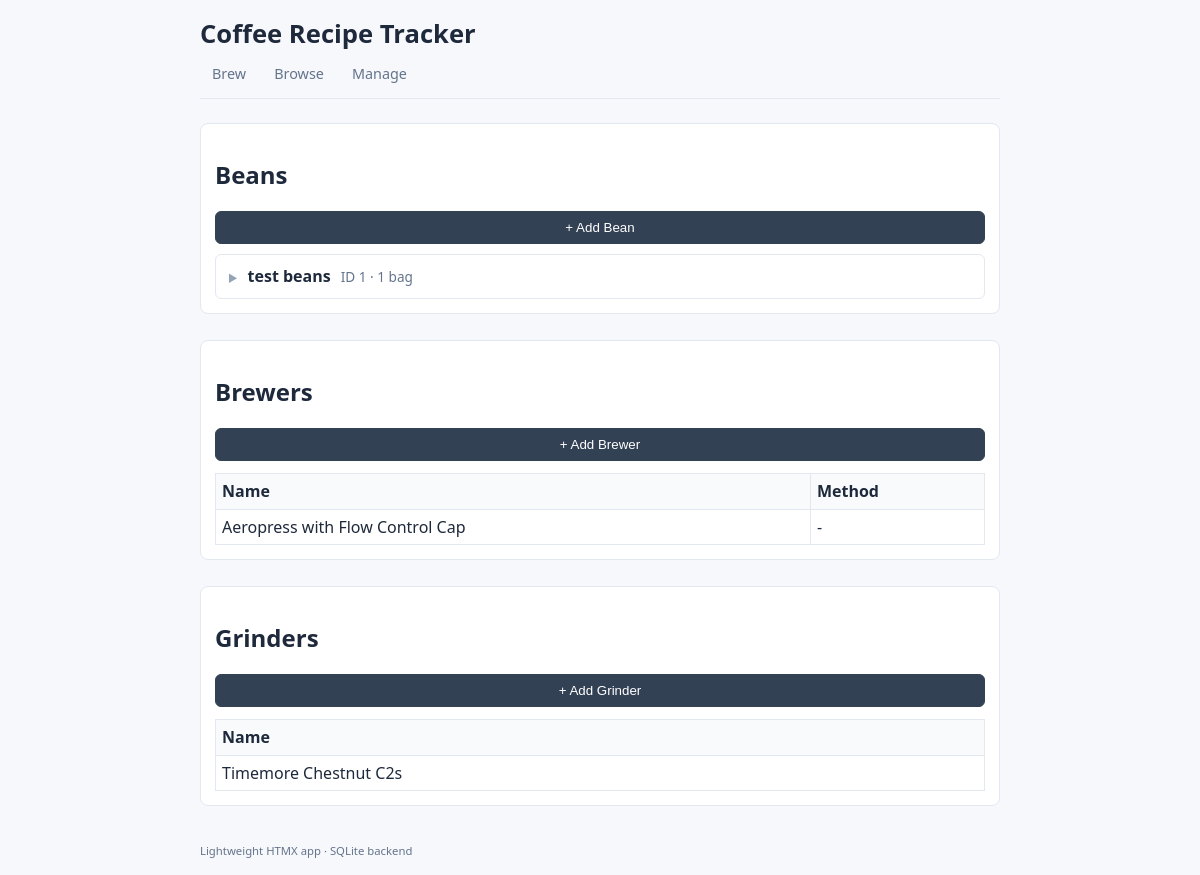
/manage, run on the app's committed database.
### app/models.py (models this page shows)
class Bean(SQLModel, table=True):
    id: Optional[int] = Field(default=None, primary_key=True)
    name: str
    origin: Optional[str] = None
    roast_level: Optional[str] = None
    flavor_notes: Optional[str] = None
    notes: Optional[str] = None
    bags: List["BeanBag"] = Relationship(back_populates="bean")
    recipes: List["Recipe"] = Relationship(back_populates="bean")

class Brewer(SQLModel, table=True):
    id: Optional[int] = Field(default=None, primary_key=True)
    name: str
    method: Optional[str] = None
    notes: Optional[str] = None
    recipes: List["Recipe"] = Relationship(back_populates="brewer")

class Grinder(SQLModel, table=True):
    id: Optional[int] = Field(default=None, primary_key=True)
    name: str
    notes: Optional[str] = None
    recipes: List["Recipe"] = Relationship(back_populates="grinder")

### app/main.py (the view)
@app.get("/manage", response_class=HTMLResponse)
def manage(request: Request):
    with Session(db.engine) as session:
        beans = crud.get_beans(session)
        beans_with_bags = [
            (bean, [(bag, crud.get_remaining_quantity(session, bag)) for bag in crud.get_bags_for_bean(session, bean.id)])  # type: ignore[arg-type]
            for bean in beans
        ]
        brewers = crud.get_brewers(session)
        grinders = crud.get_grinders(session)
        return templates.TemplateResponse("manage.html", {
            "request": request,
            "beans_with_bags": beans_with_bags,
            "brewers": brewers,
            "grinders": grinders,
        })

### app/templates/manage.html (shortened to what this page needs)
{% extends 'base.html' %}
{% block content %}
<div class="grid">
    <section class="card">
        <h2>Beans</h2>
        <button onclick="toggleForm('bean-form')">+ Add Bean</button>
        {% for bean, bags in beans_with_bags %}
        <details class="bean-block">
            <summary class="bean-summary">
                <span class="bean-title">{{ bean.name }}</span>
                <span class="bean-meta">
                    ID {{ bean.id }}
                    · {{ bags|length }} bag{{ 's' if bags|length != 1 else '' }}
                </span>
            </summary>
        </details>
        {% else %}
        <p class="muted" style="margin-top:12px">No beans yet.</p>
        {% endfor %}
    </section>
    <section class="card">
        <h2>Brewers</h2>
        <button onclick="toggleForm('brewer-form')">+ Add Brewer</button>
        {% if brewers %}
        <table class="delta-table" style="margin-top:12px">
            <thead><tr><th>Name</th><th>Method</th></tr></thead>
            <tbody>
                {% for b in brewers %}
                <tr><td>{{ b.name }}</td><td>{{ b.method or '-' }}</td></tr>
                {% endfor %}
            </tbody>
        </table>
        {% endif %}
    </section>
    <section class="card">
        <h2>Grinders</h2>
        <button onclick="toggleForm('grinder-form')">+ Add Grinder</button>
        {% if grinders %}
        <table class="delta-table" style="margin-top:12px">
            <thead><tr><th>Name</th></tr></thead>
            <tbody>
                {% for g in grinders %}
                <tr><td>{{ g.name }}</td></tr>
                {% endfor %}
            </tbody>
        </table>
        {% endif %}
    </section>
</div>
{% endblock %}

### app/static/styles.css (style rules this page uses)
* { box-sizing: border-box; }
body { margin: 0; font-family: ui-sans-serif, system-ui, -apple-system, Segoe UI, sans-serif; background: #f7f8fc; color: #1e293b; line-height: 1.4; padding: 16px; }
.card { background: #fff; border: 1px solid #e2e8f0; border-radius: 8px; padding: 14px; margin-bottom: 14px; }
.grid { display: grid; gap: 12px; }
input, select, textarea, button { width: 100%; padding: 8px; border: 1px solid #cbd5e1; border-radius: 6px; background: #fff; box-sizing: border-box; }
button { background: #334155; color: #fff; border: 1px solid #334155; cursor: pointer; }
.bean-block { border: 1px solid #e2e8f0; border-radius: 6px; padding: 10px 12px; margin-top: 10px; }
.bean-summary { display: flex; align-items: baseline; gap: 10px; cursor: pointer; list-style: none; user-select: none; }
.bean-summary::before { content: '▶'; font-size: 0.65rem; color: #94a3b8; transition: transform 0.15s; }
.bean-title { font-weight: 600; font-size: 1rem; }
.bean-meta { color: #64748b; font-size: 0.85rem; }
.delta-table { width: 100%; border-collapse: collapse; margin-top: 8px; }
.delta-table th, .delta-table td { border: 1px solid #e2e8f0; padding: 6px; text-align: left; }
.delta-table th { background: #f8fafc; font-weight: 600; }
@media (min-width: 700px) { .grid { grid-template-columns: 1fr; } }

### data on the page
Bean: name "test beans", id "1", bags "1"
Brewer: name "Aeropress with Flow Control Cap", method "-"
Grinder: name "Timemore Chestnut C2s"
